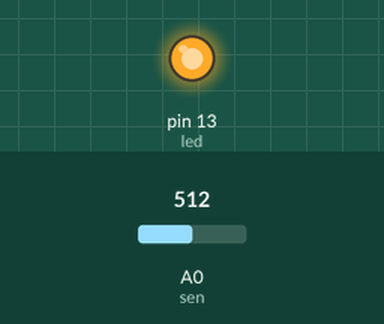
The sketch below on a simulated Arduino Uno, built with avr-gcc and run on an emulated ATmega328P. On the bench: output pins drawn as LEDs (lit = HIGH). The test bench sets the inputs (shaded band); at power-on: A0 (sen) = 512.

Above: at 1.2 s.
1.3 s: A0 (sen) set to 584
2.8 s: A0 (sen) set to 615
At 4.0 s:
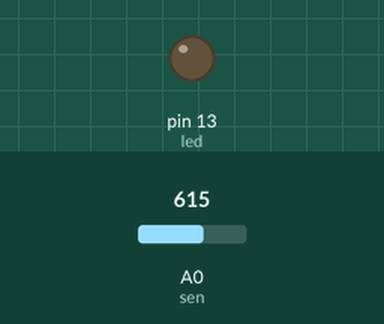
4.3 s: A0 (sen) set to 590
At 5.2 s:
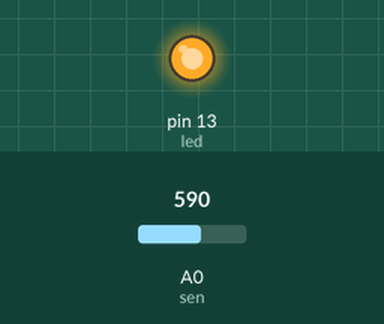
5.8 s: A0 (sen) set to 610
At 6.6 s:
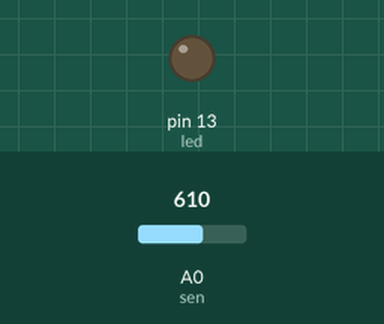
Timing chart, 0 to 8.3 s (numbered marks = the images above; inputs shaded):
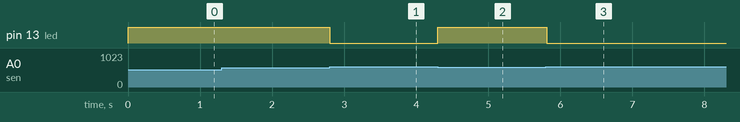

The sketch:

4.soundsensor.ino
```cpp
const int sen = A0;
const int led = 13;

int threshold = 600;

void setup(){
  pinMode(led,OUTPUT);
  pinMode(sen,INPUT);
  Serial.begin(9600);
}

void loop(){
  int val = analogRead(sen);
  if (val <= threshold){
    digitalWrite(led,HIGH);
    delay(10);
  }
  else{
    digitalWrite(led,LOW);
    delay(5);
  }
}
```

Measured:
- the behaviour switches between 600 and 601 on A0 (sen) (found by bisection; images 0 and 1)
- after the input at 1.3 s, every drawn part: stays the same
- after the input at 2.8 s, pin 13 (led): HIGH → LOW at once
- after the input at 4.3 s, pin 13 (led): LOW → HIGH at once
- after the input at 5.8 s, pin 13 (led): HIGH → LOW at once
